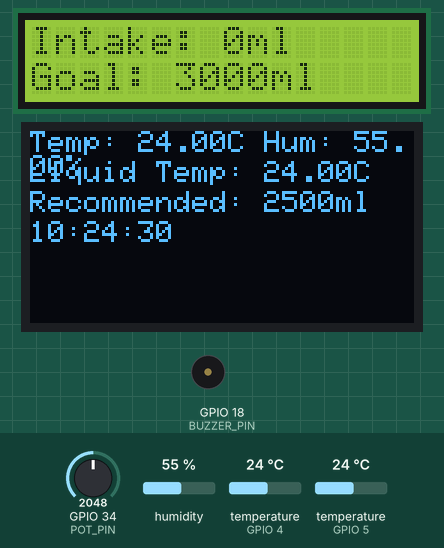
Simulated run of this sketch. Board: ESP32. On the bench: 16×2 character LCD, 128×64 one-colour display, buzzer (waves = sounding, pin HIGH). The inputs (shaded band) are chosen by the test bench; at power-on: humidity 55 %, temperature (sensors on GPIO 5, GPIO 4) 24 °C, GPIO 34 (POT_PIN) = 2048. The local clock reads 2024-03-15 10:24:30 at power-on unless the sketch sets it.

Above: at 1.3 s.
1.4 s: humidity set to 22 %
At 5.3 s:
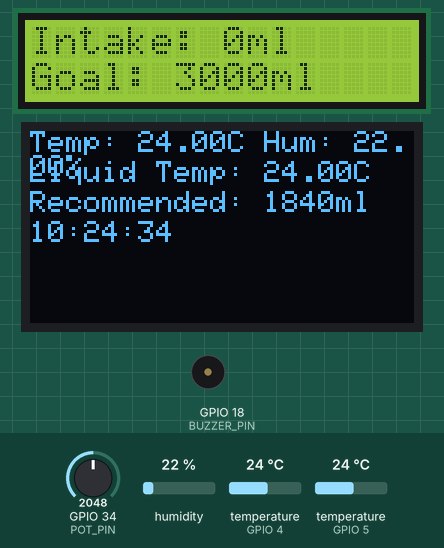
10.1 s: temperature (sensor on GPIO 5) set to 12 °C
At 13.0 s:
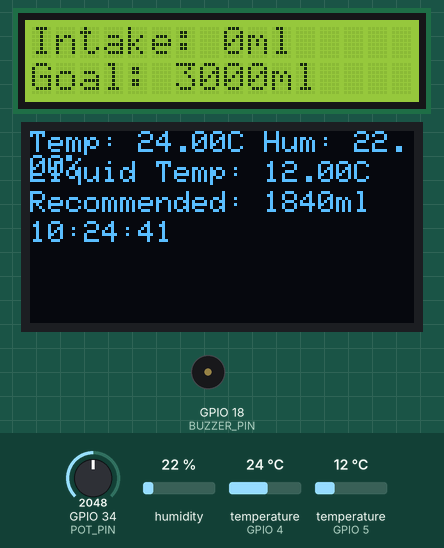
14.9 s: GPIO 34 (POT_PIN) set to 2866
At 15.6 s:
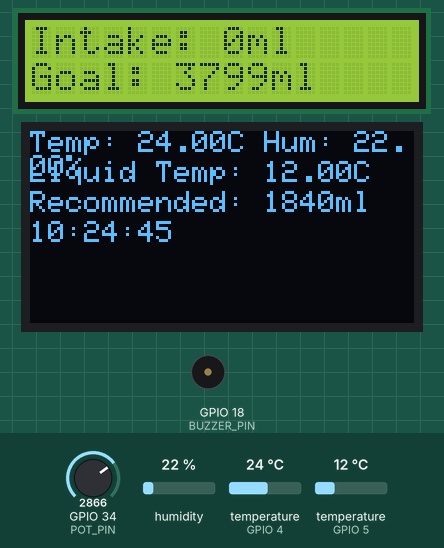
18.5 s: temperature (sensor on GPIO 4) set to 12 °C
At 23.3 s:
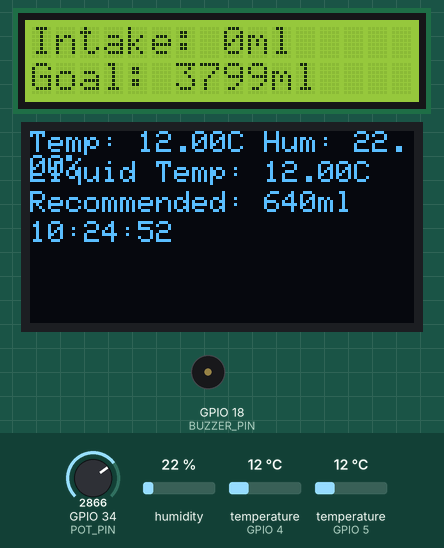
25.7 s: temperature (sensor on GPIO 5) set to 19 °C
At 27.2 s:
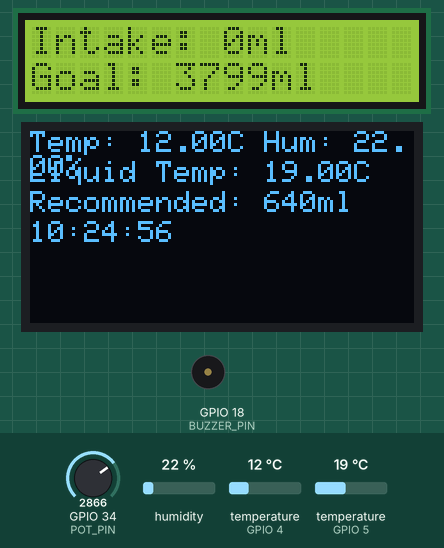
29.3 s: GPIO 34 (POT_PIN) set to 3972
At 31.0 s:
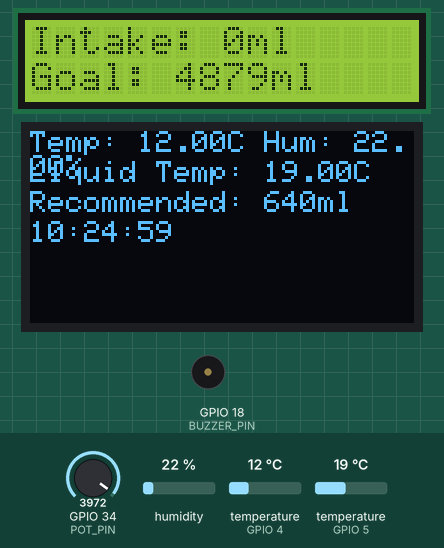
Timing chart, 0 to 32.5 s (numbered marks = the images above; inputs shaded):
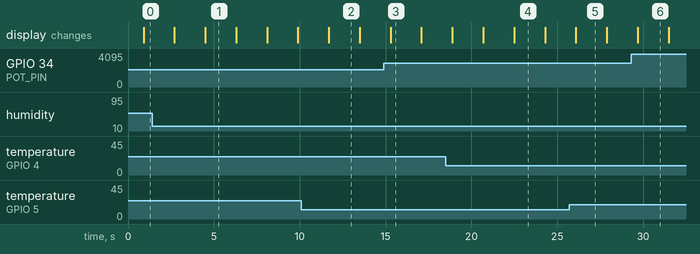

Measured:
- what the display in image 1 shows lasts 1.8 s, from 4.5 s to 6.3 s

The sketch:

sketch.ino
```cpp
#include <Wire.h>
#include <LiquidCrystal.h>
#include <Adafruit_GFX.h>
#include <Adafruit_SSD1306.h>
#include <DHT.h>
#include <OneWire.h>
#include <DallasTemperature.h>
#include <RTClib.h>
#include <IRremoteESP8266.h>
#include <IRrecv.h>
#include <IRutils.h>

#define LCD_RS 25
#define LCD_EN 26
#define LCD_D4 12
#define LCD_D5 13
#define LCD_D6 14
#define LCD_D7 27
#define POT_PIN 34
#define DHT_PIN 4
#define DS18B20_PIN 5
#define BUZZER_PIN 18
#define IR_PIN 19

#define OLED_WIDTH 128
#define OLED_HEIGHT 64
#define OLED_ADDR 0x3C

LiquidCrystal lcd(LCD_RS, LCD_EN, LCD_D4, LCD_D5, LCD_D6, LCD_D7);
Adafruit_SSD1306 display(OLED_WIDTH, OLED_HEIGHT, &Wire, -1);
DHT dht(DHT_PIN, DHT22);
OneWire oneWire(DS18B20_PIN);
DallasTemperature sensors(&oneWire);
IRrecv irrecv(IR_PIN);
decode_results results;
RTC_DS3231 rtc;

float temperature = 0.0;
float humidity = 0.0;
float liquidTemperature = 0.0;
int waterIntake = 0;
int dailyGoal = 2000;
unsigned long lastReminderTime = 0;
const unsigned long reminderInterval = 3600000;

void setup() {
  Serial.begin(115200);
  lcd.begin(16, 2);
  display.begin(SSD1306_SWITCHCAPVCC, OLED_ADDR);
  dht.begin();
  sensors.begin();
  irrecv.enableIRIn();
  rtc.begin();

  pinMode(BUZZER_PIN, OUTPUT);
  pinMode(POT_PIN, INPUT);

  if (rtc.lostPower()) {
    rtc.adjust(DateTime(F(__DATE__), F(__TIME__)));
  }
}

void readSensors() {
  temperature = dht.readTemperature();
  humidity = dht.readHumidity();
  sensors.requestTemperatures();
  liquidTemperature = sensors.getTempCByIndex(0);
}

int calculateRecommendedIntake() {
  return 2000 + (temperature - 20) * 100 + (humidity - 50) * 20;
}

void updateLCD() {
  lcd.clear();
  lcd.setCursor(0, 0);
  lcd.print("Intake: ");
  lcd.print(waterIntake);
  lcd.print("ml");
  lcd.setCursor(0, 1);
  lcd.print("Goal: ");
  lcd.print(dailyGoal);
  lcd.print("ml");
}

void updateOLED() {
  display.clearDisplay();
  display.setTextSize(1);
  display.setTextColor(SSD1306_WHITE);
  display.setCursor(0, 0);
  display.print("Temp: ");
  display.print(temperature);
  display.print("C Hum: ");
  display.print(humidity);
  display.print("%");
  display.setCursor(0, 10);
  display.print("Liquid Temp: ");
  display.print(liquidTemperature);
  display.print("C");
  display.setCursor(0, 20);
  display.print("Recommended: ");
  display.print(calculateRecommendedIntake());
  display.print("ml");
  display.setCursor(0, 30);
  DateTime now = rtc.now();
  display.print(now.timestamp(DateTime::TIMESTAMP_TIME));
  display.display();
}

void handleIRRemote() {
  if (irrecv.decode(&results)) {
    switch(results.value) {
      case 0xFF6897: // Example: Button 1 (replace with your remote's actual codes)
        waterIntake += 100;
        break;
      case 0xFF9867: // Example: Button 2
        waterIntake += 250;
        break;
      case 0xFFB04F: // Example: Button 3
        waterIntake += 500;
        break;
    }
    irrecv.resume();
  }
}

void checkReminder() {
  unsigned long currentTime = millis();
  if (currentTime - lastReminderTime >= reminderInterval) {
    if (waterIntake < dailyGoal) {
      tone(BUZZER_PIN, 1000, 1000);
    }
    lastReminderTime = currentTime;
  }
}

void adjustDailyGoal() {
  int potValue = analogRead(POT_PIN);
  dailyGoal = map(potValue, 0, 4095, 1000, 5000);
}

void loop() {
  readSensors();
  handleIRRemote();
  adjustDailyGoal();
  checkReminder();
  updateLCD();
  updateOLED();
  delay(1000);
}
```
